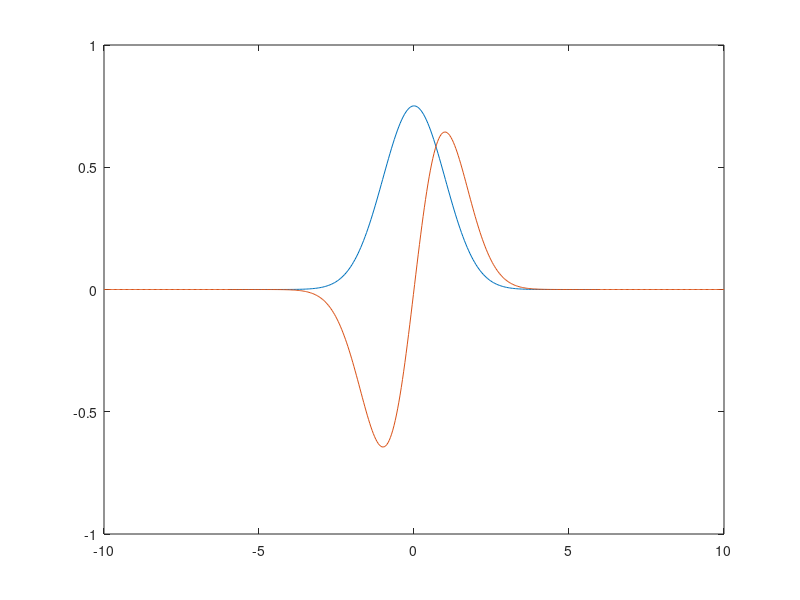

This chart was generated by the following MATLAB code:

close all
clear all
clc

x = linspace(-6, 6, 256);
y = linspace(-10, 10, 512);

phix = 1/pi.^(0.25)*exp(-0.5*x.*x);
phiy = sqrt(2.0)/pi.^(0.25)*y.*exp(-0.5*y.*y);

phi = phix'*phiy;

figure
contour(x, y, phi')

% [ X, Y ] = meshgrid(x, y);
% contour(X, Y, phi)

plot(x, phix, y, phiy)